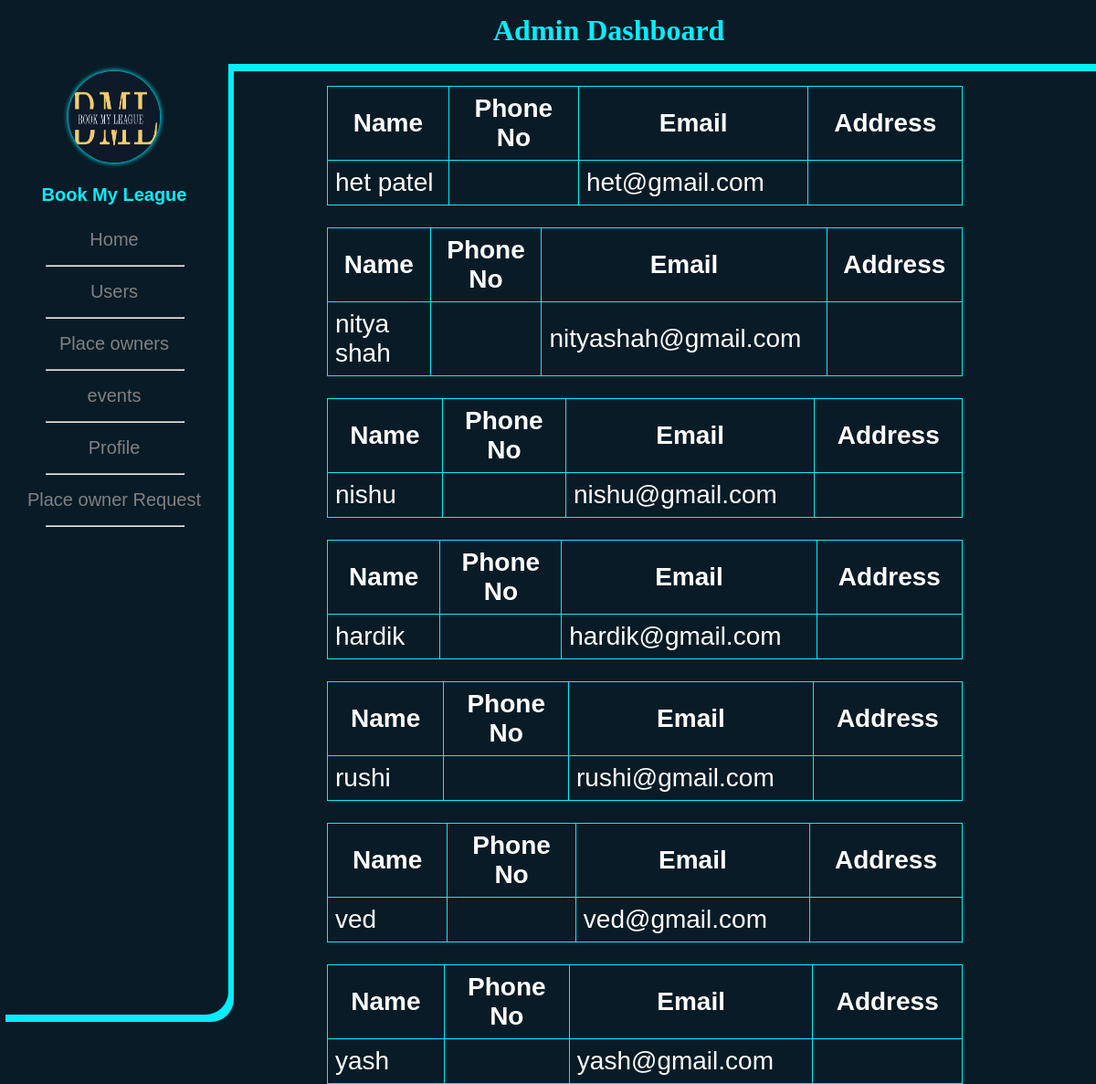
The page /admin.php?Users on the database its author committed.
### tables this page shows
CREATE TABLE `register` (
  `id` int(11) NOT NULL,
  `username` varchar(30) NOT NULL,
  `password` varchar(30) NOT NULL,
  `phone_no` varchar(11) NOT NULL,
  `email` varchar(100) NOT NULL,
  `address` varchar(150) NOT NULL,
  `user_ip` varchar(100) NOT NULL,
  `user_image` varchar(100) NOT NULL,
  `uid` int(11) NOT NULL
);

### admin_dash.php (the view)
<?php
if($sql_user = "SELECT * FROM `register`"){
$result_user = mysqli_query($con,$sql_user);
while($fetch_user_details = mysqli_fetch_assoc($result_user)){
$username_user = $fetch_user_details['username'];
$phone_no_user = $fetch_user_details['phone_no'];
$email_user = $fetch_user_details['email'];
$address_user = $fetch_user_details['address'];
echo "<!DOCTYPE html>
<html lang='en'>
<head>
  <meta charset='UTF-8'>
  <meta name='viewport' content='width=device-width, initial-scale=1.0'>
  <title>Profile Page</title>
  <style>
    table, th, td {
      border:1px solid #0ef;
      border-collapse: collapse;
      padding: 8px;
    }
    tr{
      color: #fff;
    }
    th {
      background-color: #081b27;
      color: #fff;
      width: 130000px;
    }
  </style>
</head>
<body>
  <div class='main'>
        <table>
          <tr>
            <th>Name</th>
            <th>Phone No</th>
            <th>Email</th>
            <th>Address</th>
          </tr>
          <tr>
            <td>$username_user</td>
            <td>$phone_no_user</td>
            <td>$email_user</td>
            <td>$address_user</td>
          </tr>
        </table>
  </div>
</body>
</html>";
}
}
?>

### assets/css/admin.css (style rules this page uses)
* { margin: 0; }
body { background-color: #081b27; font-family: Arial; overflow: hidden; }
.main { margin-top: 2%; margin-left: 29%; font-size: 28px; padding: 0 10px; width: 58%; }

### admin_dash.php (style rules this page uses)
table, th, td { border:1px solid #0ef; border-collapse: collapse; padding: 8px; }
tr { color: #fff; }
th { background-color: #081b27; color: #fff; width: 130000px; }

### rows shown on the page
register: username "het patel", email "het@gmail.com"
register: username "nitya shah", email "nityashah@gmail.com"
register: username "nishu", email "nishu@gmail.com"
register: username "hardik", email "hardik@gmail.com"
register: username "rushi", email "rushi@gmail.com"
register: username "ved", email "ved@gmail.com"
register: username "yash", email "yash@gmail.com"
